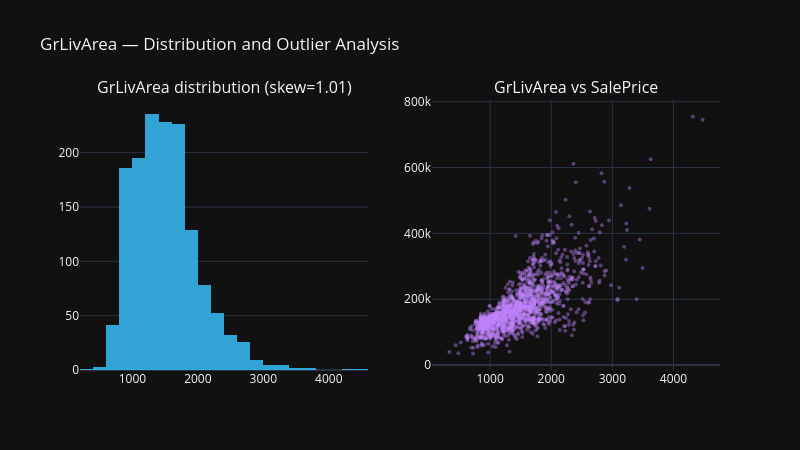

This figure's notebook cell:
### Code cell
fig = make_subplots(rows=1, cols=2, subplot_titles=[
    f"GrLivArea distribution (skew={df['GrLivArea'].skew():.2f})",
    "GrLivArea vs SalePrice",
])

fig.add_trace(
    go.Histogram(x=df["GrLivArea"], nbinsx=40, marker_color="#38bdf8",
                 opacity=0.85, showlegend=False),
    row=1, col=1,
)
fig.add_trace(
    go.Scatter(x=df["GrLivArea"], y=df[TARGET], mode="markers",
               marker=dict(color="#c084fc", size=4, opacity=0.4), showlegend=False),
    row=1, col=2,
)
fig.update_layout(title="GrLivArea — Distribution and Outlier Analysis", height=450, width=800)
fig.show()

### Figure 1 — Plotly figure (JSON) as saved in the notebook; plotly's stock layout.template omitted (floating-point values rounded to 4 significant figures; data arrays with more than 128 entries replaced by an {"elided": "..."} marker saying what was removed)
{"data": [{"marker": {"color": "#38bdf8"}, "nbinsx": 40, "opacity": 0.85, "showlegend": false, "type": "histogram", "x": {"elided": "1458 int values"}, "xaxis": "x", "yaxis": "y"}, {"marker": {"color": "#c084fc", "opacity": 0.4, "size": 4}, "mode": "markers", "showlegend": false, "type": "scatter", "x": {"elided": "1458 int values"}, "xaxis": "x2", "y": {"elided": "1458 int values"}, "yaxis": "y2"}], "layout": {"annotations": [{"font": {"size": 16}, "showarrow": false, "text": "GrLivArea distribution (skew=1.01)", "x": 0.225, "xanchor": "center", "xref": "paper", "y": 1, "yanchor": "bottom", "yref": "paper"}, {"font": {"size": 16}, "showarrow": false, "text": "GrLivArea vs SalePrice", "x": 0.775, "xanchor": "center", "xref": "paper", "y": 1, "yanchor": "bottom", "yref": "paper"}], "height": 450, "title": {"text": "GrLivArea — Distribution and Outlier Analysis"}, "width": 800, "xaxis": {"anchor": "y", "domain": [0, 0.45]}, "xaxis2": {"anchor": "y2", "domain": [0.55, 1]}, "yaxis": {"anchor": "x", "domain": [0, 1]}, "yaxis2": {"anchor": "x2", "domain": [0, 1]}}}
